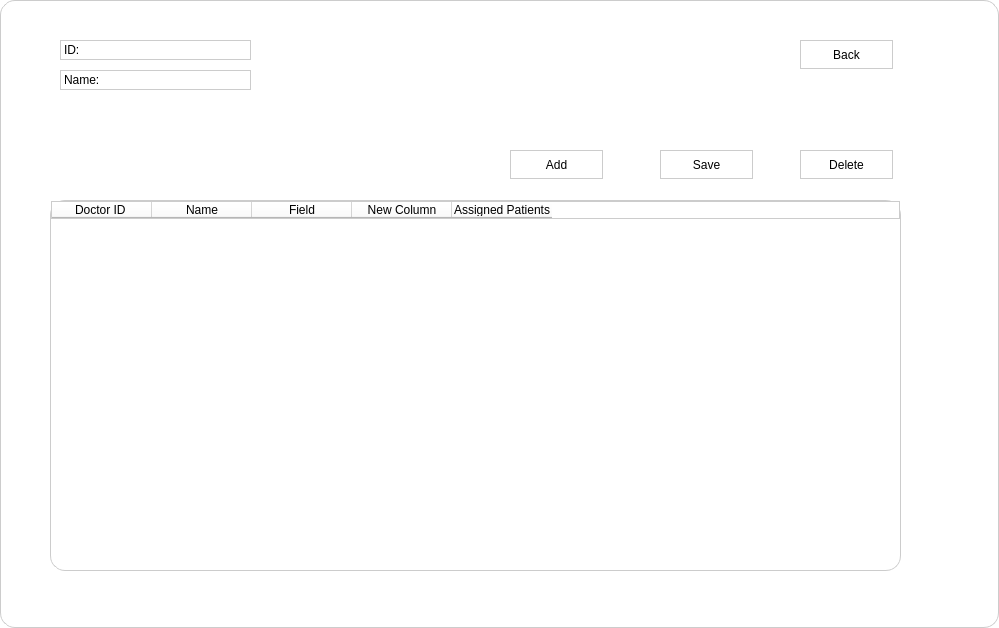
<?xml version="1.0" encoding="UTF-8"?>
<ui version="4.0">
 <class>Dialog</class>
 <widget class="QDialog" name="Dialog">
  <property name="geometry">
   <rect>
    <x>0</x>
    <y>0</y>
    <width>999</width>
    <height>628</height>
   </rect>
  </property>
  <property name="windowTitle">
   <string>Dialog</string>
  </property>
  <property name="styleSheet">
   <string notr="true">background-color: #ffffff;
border-radius: 15px;
border: 1px solid #cccccc;
</string>
  </property>
  <widget class="QLabel" name="labelAdminID">
   <property name="geometry">
    <rect>
     <x>60</x>
     <y>40</y>
     <width>191</width>
     <height>20</height>
    </rect>
   </property>
   <property name="text">
    <string>ID: </string>
   </property>
  </widget>
  <widget class="QLabel" name="labelAdminName">
   <property name="geometry">
    <rect>
     <x>60</x>
     <y>70</y>
     <width>191</width>
     <height>20</height>
    </rect>
   </property>
   <property name="text">
    <string>Name: </string>
   </property>
  </widget>
  <widget class="QPushButton" name="logoutButton">
   <property name="geometry">
    <rect>
     <x>800</x>
     <y>40</y>
     <width>93</width>
     <height>29</height>
    </rect>
   </property>
   <property name="text">
    <string>Back</string>
   </property>
  </widget>
  <widget class="QTableWidget" name="doctorTable">
   <property name="geometry">
    <rect>
     <x>50</x>
     <y>200</y>
     <width>851</width>
     <height>371</height>
    </rect>
   </property>
   <property name="editTriggers">
    <set>QAbstractItemView::DoubleClicked</set>
   </property>
   <property name="tabKeyNavigation">
    <bool>false</bool>
   </property>
   <property name="showDropIndicator" stdset="0">
    <bool>false</bool>
   </property>
   <property name="dragDropOverwriteMode">
    <bool>false</bool>
   </property>
   <column>
    <property name="text">
     <string>Doctor ID </string>
    </property>
   </column>
   <column>
    <property name="text">
     <string>Name</string>
    </property>
   </column>
   <column>
    <property name="text">
     <string>Field</string>
    </property>
   </column>
   <column>
    <property name="text">
     <string>New Column</string>
    </property>
   </column>
   <column>
    <property name="text">
     <string>Assigned Patients</string>
    </property>
   </column>
  </widget>
  <widget class="QPushButton" name="addDoctorRowButton">
   <property name="geometry">
    <rect>
     <x>510</x>
     <y>150</y>
     <width>93</width>
     <height>29</height>
    </rect>
   </property>
   <property name="text">
    <string>Add</string>
   </property>
  </widget>
  <widget class="QPushButton" name="saveDoctorButton">
   <property name="geometry">
    <rect>
     <x>660</x>
     <y>150</y>
     <width>93</width>
     <height>29</height>
    </rect>
   </property>
   <property name="text">
    <string>Save</string>
   </property>
  </widget>
  <widget class="QPushButton" name="deleteDoctorRowButton">
   <property name="geometry">
    <rect>
     <x>800</x>
     <y>150</y>
     <width>93</width>
     <height>29</height>
    </rect>
   </property>
   <property name="text">
    <string>Delete</string>
   </property>
  </widget>
 </widget>
 <resources/>
 <connections/>
</ui>
